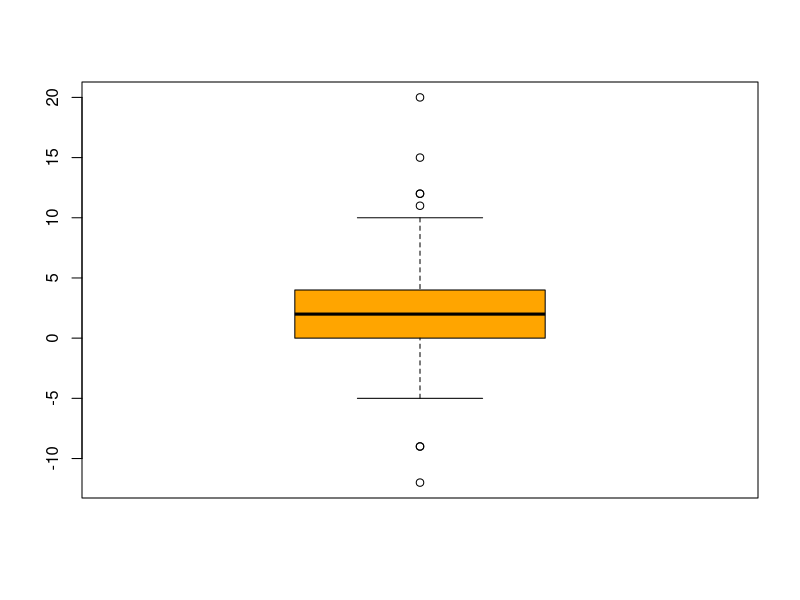

Source code (R):
setwd("/Users/flaviowaser/Github/I.BA_ASTAT_MM.H23/sw11")
data <- read.csv("mannfrau.csv", header = TRUE)

diff <- data$alter.mann - data$alter.frau
boxplot(diff, col = "orange")

# a)
# Die Daten zwischen Mann und Frau sind gepaart, da jeweils ein Mann zu einer Frau gehört
# Wir sind nicht sicher, ob die Ehemänner wirklich älter sind als die Ehefrauen -> Deshalb einen 
# zweiseitgen Test

# Nullhypothese: Mann und Frau sind gleich alt
# Alternative: Männer sind älter als Frauen

t.test(data$alter.mann, data$alter.frau, paired = TRUE)
wilcox.test(data$alter.mann, data$alter.frau, paired = TRUE)

# b)
# ungepaarter Test, weil eine Menge von Frauen und eine Menge von Männer verglichen werden
# zweiseitiger Test, weil wir uns nicht sicher sind, ob die Aussage stimmt
# Nullhyothese: Männer -13cm und Frauen sind gelich gross
# Alternative: Männer -13cm sind grösser als Frauen

# -13 weil die Männer 13cm grösser sind als die Frauen
t.test(data$groesse.mann -13, data$groesse.frau, paired = FALSE)

# P Value liegt über 5%, Die Nullypothese wird also nicht verworfen! Die Daten wiederlegen 
# den Grössenunterschied also nicht. 

wilcox.test(data$groesse.mann -13, data$groesse.frau, paired = FALSE)


